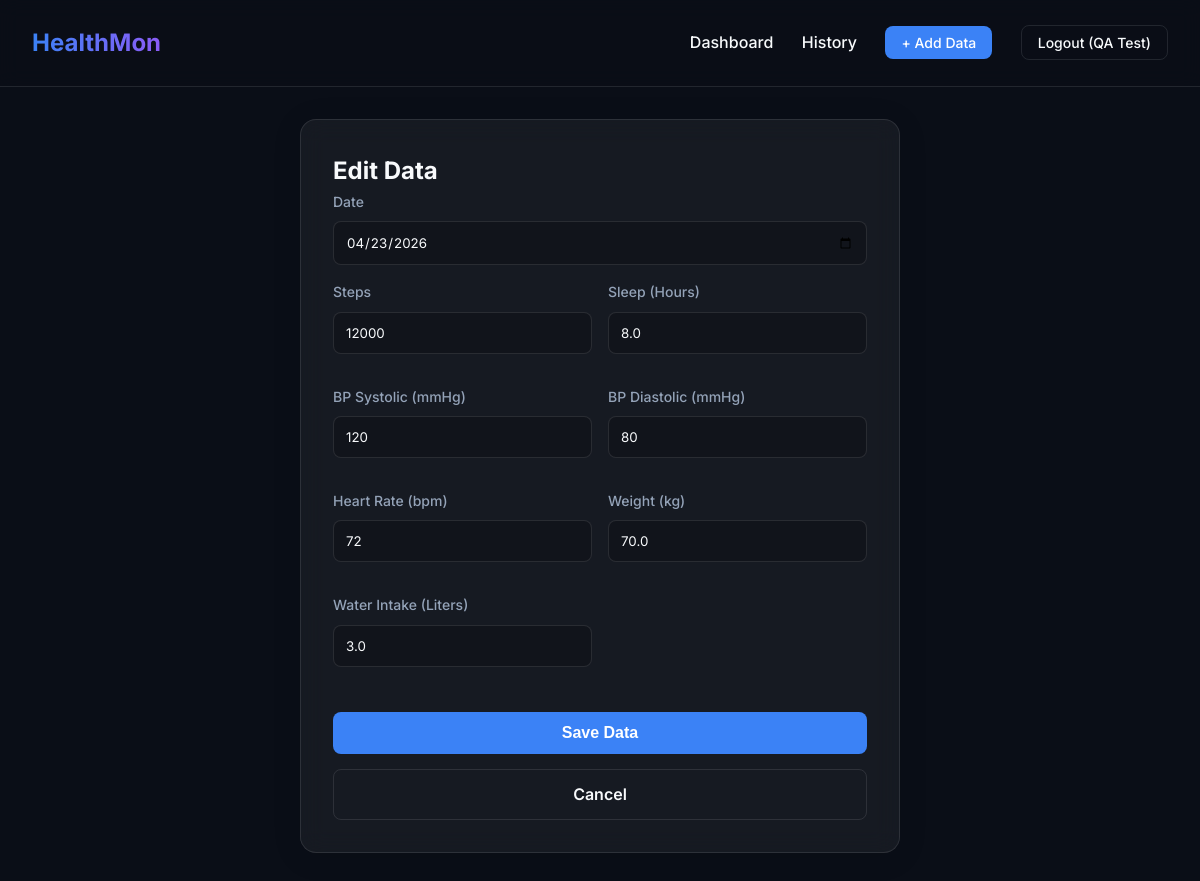
The app's page /log/edit/2 (signed in) with its own data.
### models.py (models this page shows)
class DailyLog(db.Model):
    __tablename__ = 'daily_logs'
    id = db.Column(db.Integer, primary_key=True)
    user_id = db.Column(db.Integer, db.ForeignKey('users.id'), nullable=False)
    date = db.Column(db.Date, nullable=False, default=date.today)
    steps = db.Column(db.Integer, default=0)
    sleep_hours = db.Column(db.Float, default=0.0)
    bp_systolic = db.Column(db.Integer, default=120)
    bp_diastolic = db.Column(db.Integer, default=80)
    heart_rate = db.Column(db.Integer, default=72)
    weight = db.Column(db.Float, default=0.0)
    water_intake = db.Column(db.Float, default=0.0)   # litres
    score = db.Column(db.Integer, default=0)
    __table_args__ = (
        db.UniqueConstraint('user_id', 'date', name='uq_user_date'),
    )

### app.py (the view)
@app.route('/log/edit/<int:log_id>', methods=['GET', 'POST'])
@login_required
def edit_log(log_id):
    log = DailyLog.query.get_or_404(log_id)
    if log.user_id != session['user_id']:
        flash('Unauthorized access.', 'danger')
        return redirect(url_for('dashboard'))
    if request.method == 'POST':
        return _save_log(log)
    return render_template('form.html', log=log, title="Edit Data")

### app.py (called while the page is built)
def login_required(f):
    @wraps(f)
    def decorated_function(*args, **kwargs):
        if 'user_id' not in session:
            flash('Please log in to access this page.', 'warning')
            return redirect(url_for('login'))
        return f(*args, **kwargs)
    return decorated_function

### templates/form.html (shortened to what this page needs)
{% extends "base.html" %}
{% block content %}
<div class="form-wrapper">
    <div class="glass-card form-card">
        <h2>{{ title }}</h2>
        <form method="POST">
            <div class="form-group">
                <label>Date</label>
                <input type="date" name="date" required
                       value="{{ log.date if log else '' }}"
                       id="dateInput">
            </div>
            <div class="form-grid">
                <div class="form-group">
                    <label>Steps</label>
                    <input type="number" name="steps" min="0" step="1"
                           value="{{ log.steps if log else '' }}" placeholder="Enter steps">
                </div>
                <div class="form-group">
                    <label>Sleep (Hours)</label>
                    <input type="number" name="sleep_hours" min="0" max="24" step="0.1"
                           value="{{ log.sleep_hours if log else '' }}" placeholder="Enter hours">
                </div>
                <div class="form-group">
                    <label>BP Systolic (mmHg)</label>
                    <input type="number" name="bp_systolic" min="50" max="250"
                           value="{{ log.bp_systolic if log else '' }}" placeholder="Enter systolic">
                </div>
                <div class="form-group">
                    <label>BP Diastolic (mmHg)</label>
                    <input type="number" name="bp_diastolic" min="30" max="150"
                           value="{{ log.bp_diastolic if log else '' }}" placeholder="Enter diastolic">
                </div>
                <div class="form-group">
                    <label>Heart Rate (bpm)</label>
                    <input type="number" name="heart_rate" min="30" max="220"
                           value="{{ log.heart_rate if log else '' }}" placeholder="Enter bpm">
                </div>
                <div class="form-group">
                    <label>Weight (kg)</label>
                    <input type="number" name="weight" min="0" step="0.1"
                           value="{{ log.weight if log else '' }}" placeholder="Enter weight">
                </div>
                <div class="form-group">
                    <label>Water Intake (Liters)</label>
                    <input type="number" name="water_intake" min="0" step="0.1"
                           value="{{ log.water_intake if log else '' }}" placeholder="Enter liters">
                </div>
            </div>
            <div class="form-actions mt-3 button-group">
                <button type="submit" class="btn-primary w-100">Save Data</button>
                <a href="{{ url_for('dashboard') }}" class="btn-outline w-100 text-center">Cancel</a>
            </div>
        </form>
    </div>
</div>
{% endblock %}

### static/style.css (style rules this page uses)
:root { --bg-dark: #0a0e17; --card-bg: rgba(255, 255, 255, 0.05); --card-border: rgba(255, 255, 255, 0.1); --text-main: #f8fafc; --text-muted: #94a3b8; --accent: #3b82f6; --accent-hover: #2563eb; --success: #10b981; --warning: #f59e0b; --danger: #ef4444; }
* { box-sizing: border-box; margin: 0; padding: 0; }
body { font-family: 'Inter', sans-serif; background-color: var(--bg-dark); color: var(--text-main); line-height: 1.6; min-height: 100vh; }
a { text-decoration: none; color: var(--accent); }
.button-group { display: flex; gap: 10px; flex-wrap: wrap; }
button { margin: 5px 0; }
.glass-card { position: relative; overflow: hidden; background: var(--card-bg); backdrop-filter: blur(12px); -webkit-backdrop-filter: blur(12px); border: 1px solid var(--card-border); border-radius: 16px; padding: 2rem; box-shadow: 0 4px 30px rgba(0, 0, 0, 0.1); }
.btn-primary, .btn-primary-sm { background: var(--accent); color: white !important; border: none; border-radius: 8px; cursor: pointer; font-weight: 600; transition: background 0.2s, transform 0.1s; }
.btn-primary { padding: 0.75rem 1.5rem; font-size: 1rem; }
.btn-outline, .btn-outline-sm { background: transparent; color: var(--text-main) !important; border: 1px solid var(--card-border); border-radius: 8px; cursor: pointer; font-weight: 600; transition: background 0.2s; }
.btn-outline { padding: 0.75rem 1.5rem; font-size: 1rem; }
.w-100 { width: 100%; }
.mt-3 { margin-top: 1.5rem; }
.text-center { text-align: center; }
.auth-wrapper, .form-wrapper { display: flex; justify-content: center; align-items: center; min-height: 70vh; }
.auth-card, .form-card { width: 100%; max-width: 400px; }
.form-card { max-width: 600px; }
.form-group { margin-bottom: 1rem; }
.form-group label { display: block; margin-bottom: 0.5rem; font-size: 0.875rem; font-weight: 500; color: var(--text-muted); }
.form-group input { width: 100%; padding: 0.75rem; background: rgba(0, 0, 0, 0.2); border: 1px solid var(--card-border); border-radius: 8px; color: var(--text-main); font-family: inherit; transition: border-color 0.2s; }
.form-grid { display: grid; grid-template-columns: 1fr 1fr; gap: 1rem; }

### records on screen
DailyLog: date "04/23/2026", steps "12000", sleep_hours "8.0", bp_systolic "120", bp_diastolic "80", heart_rate "72", weight "70.0", water_intake "3.0"

### other values on screen
{{ session.get('user_name') }} "QA Test"
{{ title }} "Edit Data"
